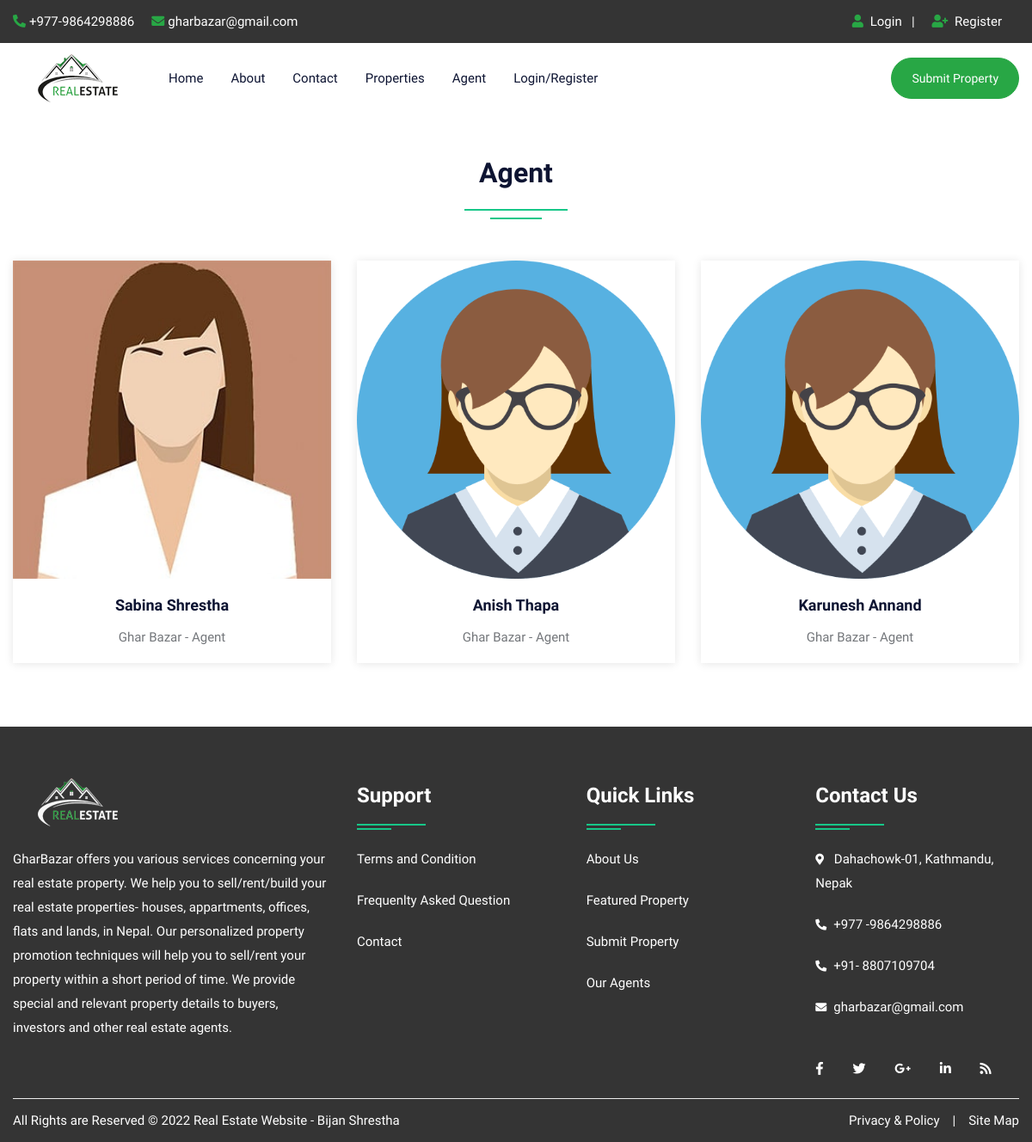
Page /agent.php on the committed database.
### tables this page shows
CREATE TABLE `user` (
  `uid` int(50) NOT NULL,
  `uname` varchar(100) NOT NULL,
  `uemail` varchar(100) NOT NULL,
  `uphone` varchar(20) NOT NULL,
  `upass` varchar(50) NOT NULL,
  `utype` varchar(50) NOT NULL,
  `uimage` varchar(300) NOT NULL
);

### agent.php (the view, shortened to what this page needs)
<!DOCTYPE html>
<html lang="en">
<head>
    <link rel="stylesheet" type="text/css" href="css/bootstrap.min.css">
    <link rel="stylesheet" type="text/css" href="css/bootstrap-slider.css">
    <link rel="stylesheet" type="text/css" href="css/jquery-ui.css">
    <link rel="stylesheet" type="text/css" href="css/layerslider.css">
    <link rel="stylesheet" type="text/css" href="css/color.css" id="color-change">
    <link rel="stylesheet" type="text/css" href="css/owl.carousel.min.css">
    <link rel="stylesheet" type="text/css" href="css/font-awesome.min.css">
    <link rel="stylesheet" type="text/css" href="fonts/flaticon/flaticon.css">
    <link rel="stylesheet" type="text/css" href="css/style.css">
</head>
<body>
    <div id="page-wrapper">
        <div class="row">
            <?php include("include/header.php"); ?>
            <div class="full-row">
                <div class="container">
                    <div class="row">
                        <div class="col-lg-12">
                            <h2 class="text-secondary double-down-line text-center mb-5">Agent</h2>
                        </div>
                    </div>
                    <div class="row">
                        <?php
                        $query = mysqli_query($con, "SELECT * FROM user WHERE utype='agent'");
                        while ($row = mysqli_fetch_array($query)) {
                        ?>
                        <div class="col-md-6 col-lg-4">
                            <div class="hover-zoomer bg-white shadow-one mb-4">
                                <div class="overflow-hidden"> <img src="admin/user/<?php echo $row['6']; ?>"
                                        alt="aimage"> </div>
                                <div class="py-3 text-center">
                                    <h5 class="text-secondary hover-text-success"><a
                                            href="#"><?php echo $row['1']; ?></a></h5>
                                    <span>Ghar Bazar - Agent</span>
                                </div>
                            </div>
                        </div>
                        <?php } ?>
                    </div>
                </div>
            </div>
            <?php include("include/footer.php"); ?>
        </div>
    </div>
</body>
</html>

### include/header.php (shortened to what this page needs)
<header id="header" class="transparent-header-modern fixed-header-bg-white w-100">
    <div class="top-header bg-secondary">
        <div class="container">
            <div class="row">
                <div class="col-md-8">
                    <ul class="top-contact list-text-white  d-table">
                        <li><a href="#"><i class="fas fa-phone-alt text-success mr-1"></i>+977-9864298886</a></li>
                        <li><a href="#"><i class="fas fa-envelope text-success mr-1"></i>gharbazar@gmail.com</a></li>
                    </ul>
                </div>
                <div class="col-md-4">
                    <div class="top-contact float-right">
                        <ul class="list-text-white d-table">
                            <li><i class="fas fa-user text-success mr-1"></i>
                                <?php if (isset($_SESSION['uemail'])) { ?>
                                <a href="logout.php">Logout</a>&nbsp;&nbsp;<?php } else { ?>
                                <a href="login.php">Login</a>&nbsp;&nbsp;
                                |
                            </li>
                            <li><i class="fas fa-user-plus text-success mr-1"></i><a href="register.php"> Register</li>
                            <?php } ?>
                        </ul>
                    </div>
                </div>
            </div>
        </div>
    </div>
    <div class="main-nav secondary-nav hover-success-nav py-2">
        <div class="container">
            <div class="row">
                <div class="col-lg-12">
                    <nav class="navbar navbar-expand-lg navbar-light p-0"> <a class="navbar-brand position-relative"
                            href="index.php"><img class="nav-logo" src="images/logo/restatelg.png" alt=""></a>
                        <div class="collapse navbar-collapse" id="navbarSupportedContent">
                            <ul class="navbar-nav mr-auto">
                                <li class="nav-item dropdown"> <a class="nav-link" href="index.php" role="button"
                                        aria-haspopup="true" aria-expanded="false">Home</a></li>
                                <li class="nav-item"> <a class="nav-link" href="about.php">About</a> </li>
                                <li class="nav-item"> <a class="nav-link" href="contact.php">Contact</a> </li>
                                <li class="nav-item"> <a class="nav-link" href="property.php">Properties</a> </li>
                                <li class="nav-item"> <a class="nav-link" href="agent.php">Agent</a> </li>
                                <?php if (isset($_SESSION['uemail'])) { ?>
                                <li class="nav-item dropdown">
                                    <a class="nav-link dropdown-toggle" href="#" role="button" data-toggle="dropdown"
                                        aria-haspopup="true" aria-expanded="false">My Account</a>
                                    <ul class="dropdown-menu">
                                        <li class="nav-item"> <a class="nav-link" href="profile.php">Profile</a> </li>
                                        <li class="nav-item"> <a class="nav-link" href="feature.php">Your Property</a>
                                        </li>
                                        <li class="nav-item"> <a class="nav-link" href="logout.php">Logout</a> </li>
                                    </ul>
                                </li>
                                <?php } else { ?>
                                <li class="nav-item"> <a class="nav-link" href="login.php">Login/Register</a> </li>
                                <?php } ?>
                            </ul>
                            <a class="btn btn-success d-none d-xl-block" style="border-radius:30px;"
                                href="submitproperty.php">Submit Property</a>
                        </div>
                    </nav>
                </div>
            </div>
        </div>
    </div>
</header>

### include/footer.php
<footer class="full-row bg-secondary p-0">
    <div class="container">
        <div class="row">
            <div class="col-lg-12">
                <div class="divider py-40">
                    <div class="row">
                        <div class="col-md-12 col-lg-4">
                            <div class="footer-widget mb-4">
                                <div class="footer-logo mb-4"> <a href="#"><img class="logo-bottom"
                                            src="images/logo/restatelg_white.png" alt="image"></a> </div>
                                <p class="pb-20 text-white">GharBazar offers you various services concerning your real
                                    estate property. We help you to sell/rent/build your real estate properties- houses,
                                    appartments, offices, flats and lands, in Nepal. Our personalized property promotion
                                    techniques will help you to sell/rent your property within a short period of time.
                                    We provide special and relevant property details to buyers, investors and other real
                                    estate agents.</p>
                            </div>
                        </div>
                        <div class="col-md-12 col-lg-8">
                            <div class="row">
                                <div class="col-md-4 col-lg-4">
                                    <div class="footer-widget footer-nav mb-4">
                                        <h4 class="widget-title text-white double-down-line-left position-relative">
                                            Support</h4>
                                        <ul class="hover-text-primary">
                                            <li><a href="#" class="text-white">Terms and Condition</a></li>
                                            <li><a href="#" class="text-white">Frequenlty Asked Question</a></li>
                                            <li><a href="contact.php" class="text-white">Contact</a></li>
                                        </ul>
                                    </div>
                                </div>
                                <div class="col-md-4 col-lg-4">
                                    <div class="footer-widget footer-nav mb-4">
                                        <h4 class="widget-title text-white double-down-line-left position-relative">
                                            Quick Links</h4>
                                        <ul class="hover-text-primary">
                                            <li><a href="about.php" class="text-white">About Us</a></li>
                                            <li><a href="property.php" class="text-white">Featured Property</a>
                                            </li>
                                            <li><a href="submitproperty.php" class="text-white">Submit Property</a></li>
                                            <li><a href="agent.php" class="text-white">Our Agents</a></li>
                                        </ul>
                                    </div>
                                </div>
                                <div class="col-md-4 col-lg-4">
                                    <div class="footer-widget">
                                        <h4 class="widget-title text-white double-down-line-left position-relative">
                                            Contact Us</h4>
                                        <ul class="text-white">
                                            <li class="hover-text-primary"><i
                                                    class="fas fa-map-marker-alt text-white mr-2 font-13 mt-1"></i>
                                                Dahachowk-01, Kathmandu, Nepak</li>
                                            <li class="hover-text-primary"> <i
                                                    class="fas fa-phone-alt text-white mr-2 font-13 mt-1"></i>+977
                                                -9864298886</li>
                                            <li class="hover-text-primary"> <i
                                                    class="fas fa-phone-alt text-white mr-2 font-13 mt-1"></i>+91-
                                                8807109704</li>
                                            <li class="hover-text-primary"><i
                                                    class="fas fa-envelope text-white mr-2 font-13 mt-1"></i>gharbazar@gmail.com
                                            </li>
                                        </ul>
                                    </div>
                                    <div class="footer-widget media-widget mt-4 text-white hover-text-primary"> <a
                                            href="#"><i class="fab fa-facebook-f"></i></a> <a href="#"><i
                                                class="fab fa-twitter"></i></a> <a href="#"><i
                                                class="fab fa-google-plus-g"></i></a> <a href="#"><i
                                                class="fab fa-linkedin-in"></i></a> <a href="#"><i
                                                class="fas fa-rss"></i></a> </div>
                                </div>
                            </div>
                        </div>
                    </div>
                </div>
            </div>
        </div>
        <div class="row copyright">
            <div class="col-sm-6"> <span class="text-white">All Rights are Reserved © <?php echo date('Y'); ?> Real
                    Estate Website - Bijan Shrestha</span> </div>
            <div class="col-sm-6">
                <ul class="line-menu text-white hover-text-primary float-right">
                    <li><a href="#">Privacy & Policy</a></li>
                    <li>|</li>
                    <li><a href="#"> Site Map</a></li>
                </ul>
            </div>
        </div>
    </div>
</footer>

### css/color.css (style rules this page uses)
:root { --theme-ordinary-color: #74777b; }
:root { --theme-primary-color: #17c788; }
:root { --theme-secondary-color: #0d1432; }
:root { --theme-white-color: #fff; }
:root { --theme-light-color: #f8f8f8; }
:root { --theme-gray-color: #f5f5f5; }
:root { --theme-footer-color: #091b4b; }
:root { --theme-dark-color: #091b4b; }
:root { --text-light-color: #a3a7af; }
:root { --theme-primary-opacity-color: rgba(11, 191, 141, .8); }
:root { --theme-secondary-opacity-color: rgba(13,20,50,0.7); }
:root { --theme-white-opacity-color: rgba(255, 255, 255, 0.3); }
:root { --theme-dark-opacity-color: rgba(0, 0, 0, 0.5); }
:root { --theme-ordinary-font: 'Muli', sans-serif; }
:root { --theme-highlight-font: 'Comfortaa', cursive; }

### rows in the picture
user: uimage (picture), uname "Sabina Shrestha"
user: uimage (placeholder picture), uname "Anish Thapa"
user: uimage (placeholder picture), uname "Karunesh Annand"
